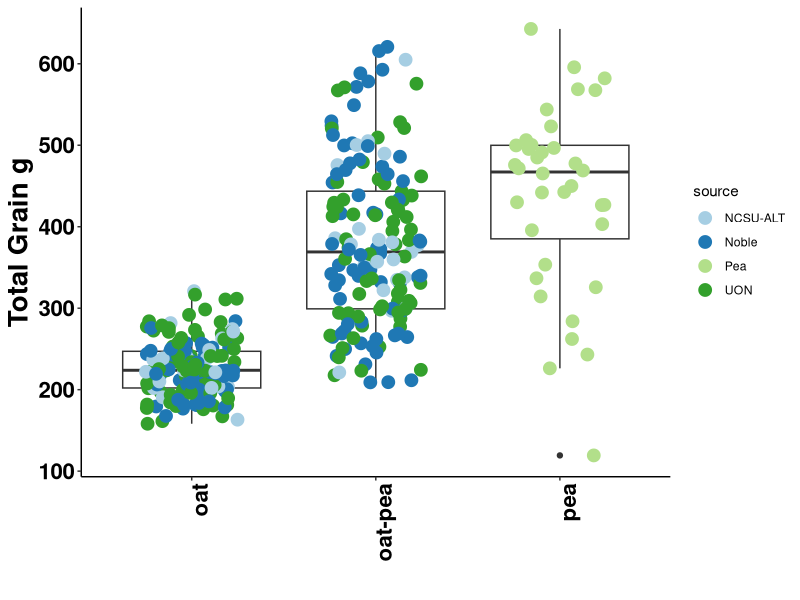
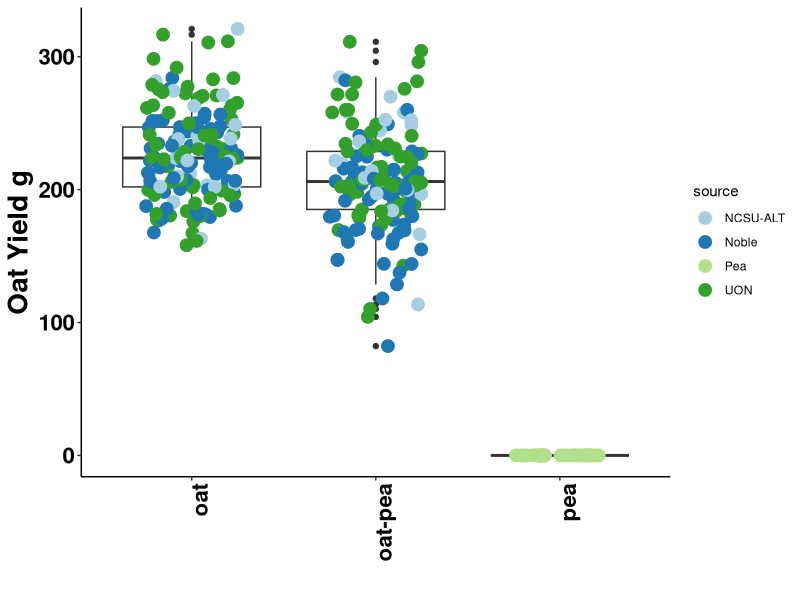
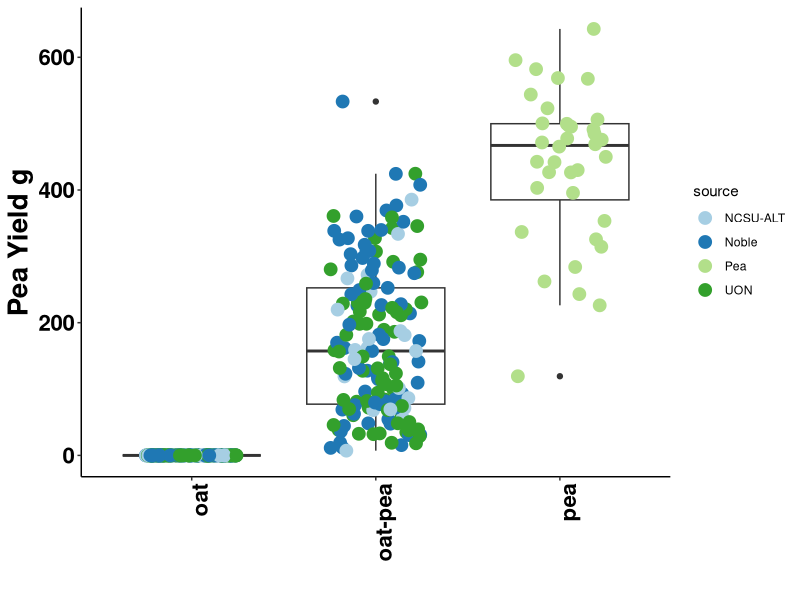
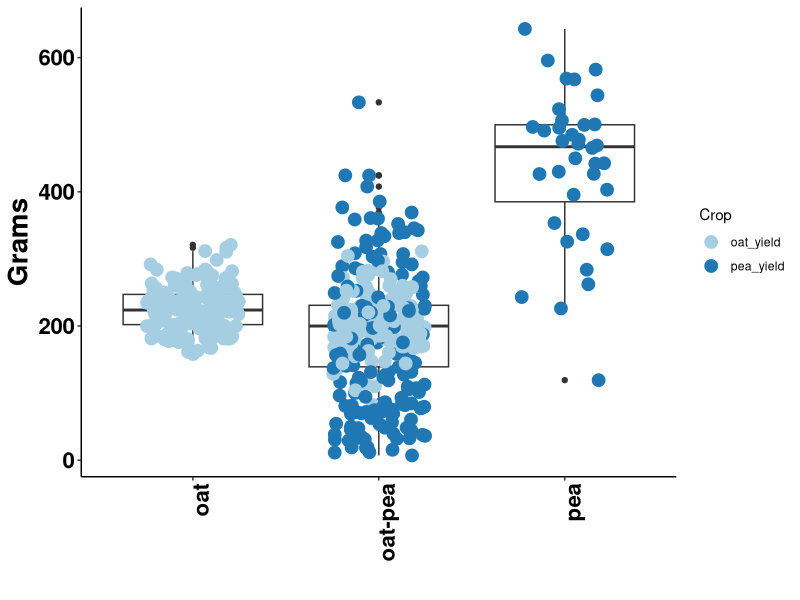
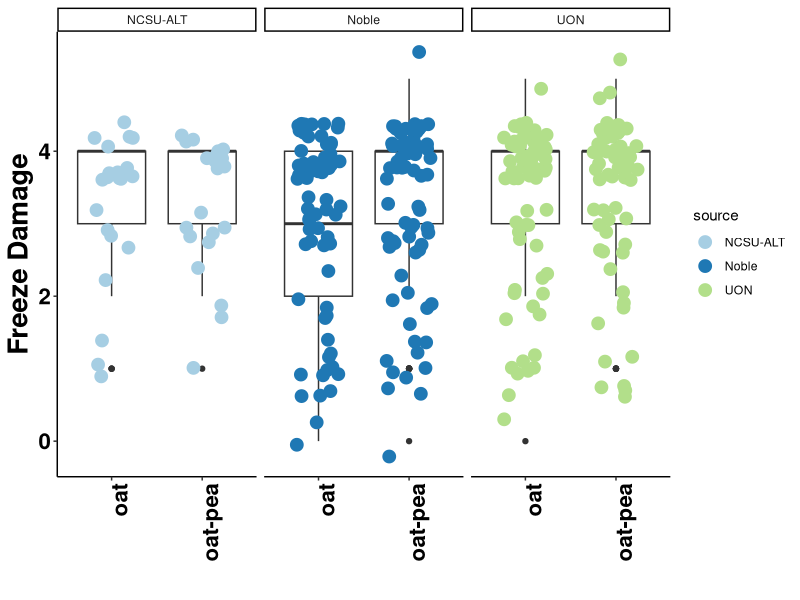
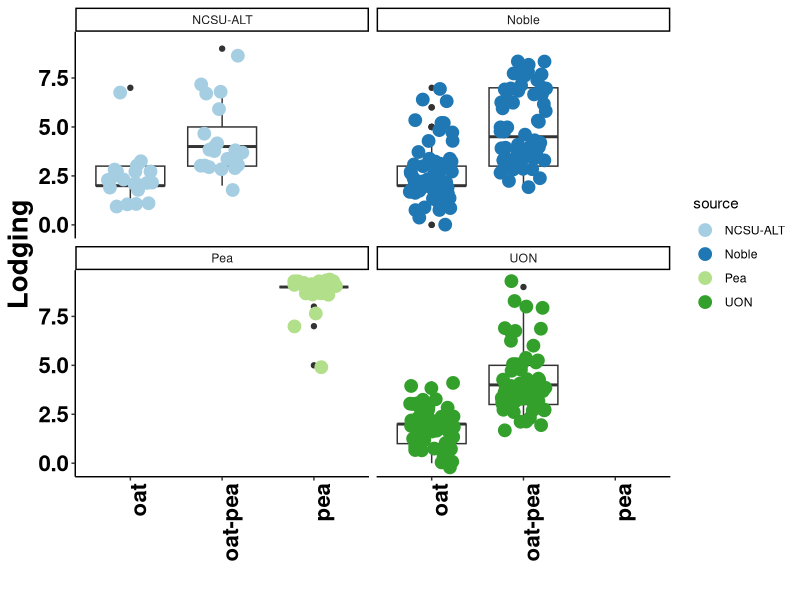

The R source for these figures, in order:
library(tidyverse)

library(readr)
Cornell_WinterOatPeaIntercrop_2024_Ithaca <- read_csv("data/Cornell_WinterOatPeaIntercrop_2024_Ithaca.csv")


library(readxl)
Cornell_WinterOatPeaIntercrop_2024_Ithaca_plot_meta <- read_excel("data/Cornell_WinterOatPeaIntercrop_2024_Ithaca_plot_meta.xlsx")



Cornell_WinterOatPeaIntercrop_2024_Ithaca
Cornell_WinterOatPeaIntercrop_2024_Ithaca_plot_meta


colnames(Cornell_WinterOatPeaIntercrop_2024_Ithaca)

colnames(Cornell_WinterOatPeaIntercrop_2024_Ithaca_plot_meta)





plot_data <- Cornell_WinterOatPeaIntercrop_2024_Ithaca %>% 
  mutate("plot_name" = if_else(observationLevel == "subplot",str_sub(observationUnitName,end = -11), observationUnitName)) %>% 
  left_join(Cornell_WinterOatPeaIntercrop_2024_Ithaca_plot_meta,join_by(plot_name) ) %>% 
  rowwise() %>% 
  mutate(pea_yield = if_else(inter_crop == "pea",
                             sum(`Grain yield - g/m2|CO_350:0000260`,`Pea grain yield - g/m2|COMP:0000049`,na.rm=TRUE),`Pea grain yield - g/m2|COMP:0000049` )) %>% 
  mutate(oat_yield = if_else(inter_crop == "oat",
                             sum(`Grain yield - g/m2|CO_350:0000260`,`Pea grain yield - g/m2|COMP:0000049`,na.rm=TRUE),`Grain yield - g/m2|CO_350:0000260` )) %>% 
  mutate(pea_yield = if_else(inter_crop == "oat", 0 , pea_yield )) %>% 
  mutate(oat_yield = if_else(inter_crop == "pea", 0 , oat_yield )) %>% 
  select(observationLevel,observationUnitDbId,inter_crop ,source,
         replicate,plotNumber,germplasmName, inter_crop,
         oat_yield,
         pea_yield,
         `Lodging severity - 0-9 Rating|CO_350:0005007`,
         `Freeze damage severity - 0-9 Rating|CO_350:0005001`,
         `Winter survival - percent|CO_350:0000170`) %>% 
  filter(observationLevel == "plot") %>% 
  filter(source != "Barley") %>% 
  filter(source != "Martens") %>% 
  mutate("total_yield" = oat_yield+pea_yield)




library(RColorBrewer)

####  Yield Summary  ####

plot_data %>% 
    ggplot(aes(inter_crop,total_yield))+
      geom_boxplot() +
      geom_jitter(aes(inter_crop,total_yield,color=source),width = 0.25,size=4)+
      xlab("")+
      ylab("Total Grain g")+
      scale_color_brewer(palette="Paired")+
      theme_classic()+
      theme(axis.text.x=element_text(angle = 90, hjust = 1))+
      theme(axis.text=element_text(size=20), axis.title=element_text(size=20,face="bold"))+
      theme(axis.text.x = element_text(face = "bold", color = "black", size = 16))+
      theme(axis.text.y = element_text(face = "bold", color = "black", size = 16))


plot_data %>% 
  ggplot(aes(inter_crop,oat_yield))+
  geom_boxplot() +
  geom_jitter(aes(inter_crop,oat_yield,color=source),width = 0.25,size=4)+
  xlab("")+
  ylab("Oat Yield g")+
  scale_color_brewer(palette="Paired")+
  theme_classic()+
  theme(axis.text.x=element_text(angle = 90, hjust = 1))+
  theme(axis.text=element_text(size=20), axis.title=element_text(size=20,face="bold"))+
  theme(axis.text.x = element_text(face = "bold", color = "black", size = 16))+
  theme(axis.text.y = element_text(face = "bold", color = "black", size = 16))


plot_data %>% 
  ggplot(aes(inter_crop,pea_yield))+
  geom_boxplot() +
  geom_jitter(aes(inter_crop,pea_yield,color=source),width = 0.25,size=4)+
  xlab("")+
  ylab("Pea Yield g")+
  scale_color_brewer(palette="Paired")+
  theme_classic()+
  theme(axis.text.x=element_text(angle = 90, hjust = 1))+
  theme(axis.text=element_text(size=20), axis.title=element_text(size=20,face="bold"))+
  theme(axis.text.x = element_text(face = "bold", color = "black", size = 16))+
  theme(axis.text.y = element_text(face = "bold", color = "black", size = 16))


plot_data %>% 
  select(inter_crop,plotNumber, oat_yield, pea_yield) %>% 
  pivot_longer(oat_yield:pea_yield, names_to = "Crop", values_to = "grams") %>% 
  filter(grams != 0) %>% 
    ggplot(aes(inter_crop,grams))+
      geom_boxplot() +
      geom_jitter(aes(inter_crop,grams,color=Crop),width = 0.25,size=4)+
      xlab("")+
      ylab("Grams")+
      scale_color_brewer(palette="Paired")+
      theme_classic()+
      theme(axis.text.x=element_text(angle = 90, hjust = 1))+
      theme(axis.text=element_text(size=20), axis.title=element_text(size=20,face="bold"))+
      theme(axis.text.x = element_text(face = "bold", color = "black", size = 16))+
      theme(axis.text.y = element_text(face = "bold", color = "black", size = 16))

###
 

plot_data %>%
  group_by(inter_crop) %>% 
  summarise_at(c("oat_yield", "pea_yield"), mean, na.rm=TRUE)


plot_data %>%
  filter(inter_crop == "oat") %>% 
  group_by(germplasmName) %>% 
  summarise(oat_y = mean(oat_yield)) %>% 
  mutate(oat_mean = 227) %>% 
  mutate(oat_dif = oat_y-oat_mean) %>% 
  arrange(-oat_dif)


plot_data %>%
  filter(inter_crop == "oat-pea") %>% 
  group_by(germplasmName) %>% 
  summarise(oat_y = mean(oat_yield)) %>% 
  mutate(oat_mean = 227) %>% 
  mutate(oat_dif = oat_y-oat_mean) %>% 
  arrange(-oat_dif)



plot_data %>%
  group_by(germplasmName, inter_crop) %>% 
  summarise(oat_y = mean(oat_yield)) %>% 
  pivot_wider(names_from = inter_crop, values_from = oat_y) %>% 
  mutate(oat_dif = (`oat-pea`- oat)) %>% 
  arrange(-oat_dif) %>% 
  print(n=95)
  







###  Freeze Damage Summary  ###


plot_data %>%
  filter(source != "Pea") %>% 
  ggplot(aes(inter_crop,`Freeze damage severity - 0-9 Rating|CO_350:0005001`))+
  geom_boxplot() +
  geom_jitter(aes(inter_crop,`Freeze damage severity - 0-9 Rating|CO_350:0005001`,color=source),width = 0.25,size=4)+
  xlab("")+
  ylab("Freeze Damage")+
  scale_color_brewer(palette="Paired")+
  theme_classic()+
  theme(axis.text.x=element_text(angle = 90, hjust = 1))+
  theme(axis.text=element_text(size=20), axis.title=element_text(size=20,face="bold"))+
  theme(axis.text.x = element_text(face = "bold", color = "black", size = 16))+
  theme(axis.text.y = element_text(face = "bold", color = "black", size = 16))+
  facet_wrap(~source)




###  Lodging Summary  ###

plot_data %>%
  ggplot(aes(inter_crop,`Lodging severity - 0-9 Rating|CO_350:0005007`))+
  geom_boxplot() +
  geom_jitter(aes(inter_crop,`Lodging severity - 0-9 Rating|CO_350:0005007`,color=source),width = 0.25,size=4)+
  xlab("")+
  ylab("Lodging")+
  scale_color_brewer(palette="Paired")+
  theme_classic()+
  theme(axis.text.x=element_text(angle = 90, hjust = 1))+
  theme(axis.text=element_text(size=20), axis.title=element_text(size=20,face="bold"))+
  theme(axis.text.x = element_text(face = "bold", color = "black", size = 16))+
  theme(axis.text.y = element_text(face = "bold", color = "black", size = 16))+
  facet_wrap(~source)




#### Biomass


Cornell_WinterOatPeaIntercrop_2024_Ithaca
Cornell_WinterOatPeaIntercrop_2024_Ithaca_plot_meta





plot_data <- Cornell_WinterOatPeaIntercrop_2024_Ithaca %>% 
  mutate("plot_name" = if_else(observationLevel == "subplot",str_sub(observationUnitName,end = -11), observationUnitName)) %>% 
  left_join(Cornell_WinterOatPeaIntercrop_2024_Ithaca_plot_meta,join_by(plot_name) ) %>% 
  rowwise() %>% 
  mutate(pea_yield = if_else(inter_crop == "pea",
                             sum(`Grain yield - g/m2|CO_350:0000260`,`Pea grain yield - g/m2|COMP:0000049`,na.rm=TRUE),`Pea grain yield - g/m2|COMP:0000049` )) %>% 
  mutate(oat_yield = if_else(inter_crop == "oat",
                             sum(`Grain yield - g/m2|CO_350:0000260`,`Pea grain yield - g/m2|COMP:0000049`,na.rm=TRUE),`Grain yield - g/m2|CO_350:0000260` )) %>% 
  mutate(pea_yield = if_else(inter_crop == "oat", 0 , pea_yield )) %>% 
  mutate(oat_yield = if_else(inter_crop == "pea", 0 , oat_yield )) %>% 
  select(observationLevel,observationUnitDbId,inter_crop ,source,
         replicate,plotNumber,germplasmName, inter_crop,
         oat_yield,
         pea_yield,
         `Lodging severity - 0-9 Rating|CO_350:0005007`,
         `Freeze damage severity - 0-9 Rating|CO_350:0005001`,
         `Winter survival - percent|CO_350:0000170`) %>% 
  filter(observationLevel == "plot") %>% 
  filter(source != "Barley") %>% 
  filter(source != "Martens") %>% 
  mutate("total_yield" = oat_yield+pea_yield)



colnames(Cornell_WinterOatPeaIntercrop_2024_Ithaca)

colnames(Cornell_WinterOatPeaIntercrop_2024_Ithaca_plot_meta)


df <- Cornell_WinterOatPeaIntercrop_2024_Ithaca %>% 
  select("observationUnitName","observationUnitDbId","observationLevel","Above ground dry biomass - g|day 136|COMP:0000063",
         "Pea above ground dry biomass - g|day 136|COMP:0000060",
         "Weed above ground dry biomass - g|day 136|COMP:0000065",
         "Above ground dry biomass - g|day 168|COMP:0000064",
         "Pea above ground dry biomass - g|day 168|COMP:0000061",
         "Weed above ground dry biomass - g|day 168|COMP:0000066",
         'Grain yield - g/m2|CO_350:0000260',
         'Pea grain yield - g/m2|COMP:0000049',
         "replicate",
         plotNumber,
         germplasmName,
         `Lodging severity - 0-9 Rating|CO_350:0005007`,
         `Freeze damage severity - 0-9 Rating|CO_350:0005001`,
         `Winter survival - percent|CO_350:0000170`
         ) %>% 
  filter(!is.na(`Above ground dry biomass - g|day 136|COMP:0000063` )) %>% 
  mutate("plot_name" = if_else(observationLevel == "subplot",str_sub(observationUnitName,end = -11), observationUnitName)) %>% 
  left_join(Cornell_WinterOatPeaIntercrop_2024_Ithaca_plot_meta,join_by(plot_name) ) %>% 
  rowwise() %>% 
  mutate(pea_yield = if_else(inter_crop == "pea",
                             sum(`Grain yield - g/m2|CO_350:0000260`,`Pea grain yield - g/m2|COMP:0000049`,na.rm=TRUE),`Pea grain yield - g/m2|COMP:0000049` )) %>% 
  mutate(oat_yield = if_else(inter_crop == "oat",
                             sum(`Grain yield - g/m2|CO_350:0000260`,`Pea grain yield - g/m2|COMP:0000049`,na.rm=TRUE),`Grain yield - g/m2|CO_350:0000260` )) %>% 
  mutate(pea_yield = if_else(inter_crop == "oat", 0 , pea_yield )) %>% 
  mutate(oat_yield = if_else(inter_crop == "pea", 0 , oat_yield )) %>% 
  select(observationLevel,observationUnitDbId,inter_crop ,source,
         replicate,plotNumber,germplasmName, inter_crop,
         oat_yield,
         pea_yield,
         `Lodging severity - 0-9 Rating|CO_350:0005007`,
         `Freeze damage severity - 0-9 Rating|CO_350:0005001`,
         `Winter survival - percent|CO_350:0000170`,
         "Pea above ground dry biomass - g|day 136|COMP:0000060",
         "Weed above ground dry biomass - g|day 136|COMP:0000065",
         "Above ground dry biomass - g|day 168|COMP:0000064",) %>% 
  filter(source != "Barley") %>% 
  filter(source != "Martens") %>% 
  mutate("total_yield" = oat_yield+pea_yield)






